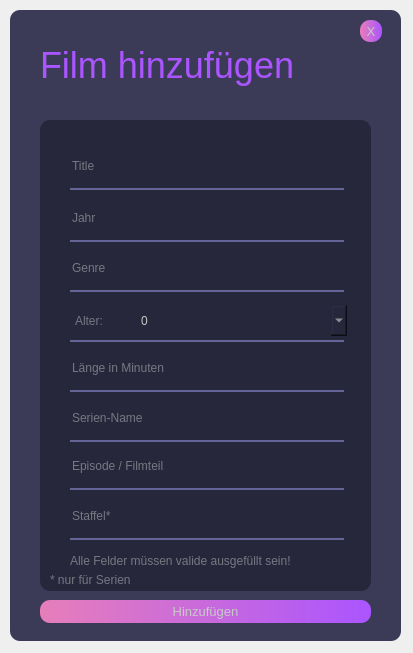
<?xml version="1.0" encoding="UTF-8"?>
<ui version="4.0">
 <class>AddFilm</class>
 <widget class="QWidget" name="AddFilm">
  <property name="geometry">
   <rect>
    <x>0</x>
    <y>0</y>
    <width>413</width>
    <height>653</height>
   </rect>
  </property>
  <property name="windowTitle">
   <string>Form</string>
  </property>
  <widget class="QFrame" name="frame_3">
   <property name="geometry">
    <rect>
     <x>10</x>
     <y>10</y>
     <width>391</width>
     <height>631</height>
    </rect>
   </property>
   <property name="styleSheet">
    <string notr="true">background-color: rgb(59, 59, 88);
border-radius:10px;
</string>
   </property>
   <property name="frameShape">
    <enum>QFrame::StyledPanel</enum>
   </property>
   <property name="frameShadow">
    <enum>QFrame::Raised</enum>
   </property>
   <widget class="QLabel" name="label_2">
    <property name="geometry">
     <rect>
      <x>30</x>
      <y>30</y>
      <width>351</width>
      <height>51</height>
     </rect>
    </property>
    <property name="font">
     <font>
      <family>Segoe UI</family>
      <pointsize>27</pointsize>
      <weight>50</weight>
      <bold>false</bold>
     </font>
    </property>
    <property name="styleSheet">
     <string notr="true">color: qlineargradient(spread:pad, x1:0, y1:0.460227, x2:1, y2:0.46, stop:0 rgba(231, 126, 186, 255), stop:1 rgba(170, 85, 255, 255));</string>
    </property>
    <property name="text">
     <string>Film hinzufügen</string>
    </property>
    <property name="alignment">
     <set>Qt::AlignLeading|Qt::AlignLeft|Qt::AlignVCenter</set>
    </property>
   </widget>
   <widget class="QPushButton" name="exit">
    <property name="geometry">
     <rect>
      <x>350</x>
      <y>10</y>
      <width>22</width>
      <height>22</height>
     </rect>
    </property>
    <property name="font">
     <font>
      <family>Segoe UI</family>
      <pointsize>10</pointsize>
      <weight>50</weight>
      <italic>false</italic>
      <bold>false</bold>
     </font>
    </property>
    <property name="styleSheet">
     <string notr="true">QPushButton#exit{
background-color: qlineargradient(spread:pad, x1:0, y1:0.460227, x2:1, y2:0.46, stop:0 rgba(231, 126, 186, 255), stop:1 rgba(170, 85, 255, 255));
border-radius:10px;
font: 10pt &quot;Segoe UI&quot;;
color:rgb(200, 200, 200);
}
QPushButton#exit:hover {
	font:  75 12pt &quot;Segoe UI&quot;;
	color: rgb(255, 255, 255);
}

QPushButton#exit:pressed{
	
	color: rgb(59, 59, 88);
}</string>
    </property>
    <property name="text">
     <string>X</string>
    </property>
   </widget>
   <widget class="QFrame" name="frame_9">
    <property name="geometry">
     <rect>
      <x>30</x>
      <y>110</y>
      <width>331</width>
      <height>471</height>
     </rect>
    </property>
    <property name="styleSheet">
     <string notr="true">background-color: rgb(39, 39, 60);</string>
    </property>
    <property name="frameShape">
     <enum>QFrame::StyledPanel</enum>
    </property>
    <property name="frameShadow">
     <enum>QFrame::Raised</enum>
    </property>
    <widget class="QFrame" name="frame_2">
     <property name="geometry">
      <rect>
       <x>30</x>
       <y>68</y>
       <width>274</width>
       <height>2</height>
      </rect>
     </property>
     <property name="styleSheet">
      <string notr="true">background-color: rgb(100, 100, 150);</string>
     </property>
     <property name="frameShape">
      <enum>QFrame::StyledPanel</enum>
     </property>
     <property name="frameShadow">
      <enum>QFrame::Raised</enum>
     </property>
    </widget>
    <widget class="QLineEdit" name="title">
     <property name="geometry">
      <rect>
       <x>30</x>
       <y>30</y>
       <width>274</width>
       <height>31</height>
      </rect>
     </property>
     <property name="styleSheet">
      <string notr="true">font: 15pt &quot;Segoe UI&quot;;
color:rgb(200, 200, 200);</string>
     </property>
     <property name="placeholderText">
      <string>Title</string>
     </property>
    </widget>
    <widget class="QLineEdit" name="release">
     <property name="geometry">
      <rect>
       <x>30</x>
       <y>82</y>
       <width>274</width>
       <height>31</height>
      </rect>
     </property>
     <property name="styleSheet">
      <string notr="true">font: 15pt &quot;Segoe UI&quot;;
color:rgb(200, 200, 200);</string>
     </property>
     <property name="placeholderText">
      <string>Jahr</string>
     </property>
    </widget>
    <widget class="QFrame" name="frame_4">
     <property name="geometry">
      <rect>
       <x>30</x>
       <y>120</y>
       <width>274</width>
       <height>2</height>
      </rect>
     </property>
     <property name="styleSheet">
      <string notr="true">background-color: rgb(100, 100, 150);</string>
     </property>
     <property name="frameShape">
      <enum>QFrame::StyledPanel</enum>
     </property>
     <property name="frameShadow">
      <enum>QFrame::Raised</enum>
     </property>
    </widget>
    <widget class="QLineEdit" name="genre">
     <property name="geometry">
      <rect>
       <x>30</x>
       <y>132</y>
       <width>274</width>
       <height>31</height>
      </rect>
     </property>
     <property name="styleSheet">
      <string notr="true">font: 15pt &quot;Segoe UI&quot;;
color:rgb(200, 200, 200);</string>
     </property>
     <property name="placeholderText">
      <string>Genre</string>
     </property>
    </widget>
    <widget class="QFrame" name="frame_5">
     <property name="geometry">
      <rect>
       <x>30</x>
       <y>170</y>
       <width>274</width>
       <height>2</height>
      </rect>
     </property>
     <property name="styleSheet">
      <string notr="true">background-color: rgb(100, 100, 150);</string>
     </property>
     <property name="frameShape">
      <enum>QFrame::StyledPanel</enum>
     </property>
     <property name="frameShadow">
      <enum>QFrame::Raised</enum>
     </property>
    </widget>
    <widget class="QComboBox" name="age">
     <property name="geometry">
      <rect>
       <x>96</x>
       <y>185</y>
       <width>211</width>
       <height>31</height>
      </rect>
     </property>
     <property name="styleSheet">
      <string notr="true">font: 15pt &quot;Segoe UI&quot;;
color:rgb(200, 200, 200);</string>
     </property>
     <property name="currentText">
      <string>0</string>
     </property>
     <item>
      <property name="text">
       <string>0</string>
      </property>
     </item>
     <item>
      <property name="text">
       <string>6</string>
      </property>
     </item>
     <item>
      <property name="text">
       <string>12</string>
      </property>
     </item>
     <item>
      <property name="text">
       <string>16</string>
      </property>
     </item>
     <item>
      <property name="text">
       <string>18</string>
      </property>
     </item>
    </widget>
    <widget class="QFrame" name="frame_6">
     <property name="geometry">
      <rect>
       <x>30</x>
       <y>220</y>
       <width>274</width>
       <height>2</height>
      </rect>
     </property>
     <property name="styleSheet">
      <string notr="true">background-color: rgb(100, 100, 150);</string>
     </property>
     <property name="frameShape">
      <enum>QFrame::StyledPanel</enum>
     </property>
     <property name="frameShadow">
      <enum>QFrame::Raised</enum>
     </property>
    </widget>
    <widget class="QLineEdit" name="duration">
     <property name="geometry">
      <rect>
       <x>30</x>
       <y>232</y>
       <width>274</width>
       <height>31</height>
      </rect>
     </property>
     <property name="styleSheet">
      <string notr="true">font: 15pt &quot;Segoe UI&quot;;
color:rgb(200, 200, 200);</string>
     </property>
     <property name="frame">
      <bool>true</bool>
     </property>
     <property name="placeholderText">
      <string>Länge in Minuten</string>
     </property>
    </widget>
    <widget class="QFrame" name="frame_7">
     <property name="geometry">
      <rect>
       <x>30</x>
       <y>270</y>
       <width>274</width>
       <height>2</height>
      </rect>
     </property>
     <property name="styleSheet">
      <string notr="true">background-color: rgb(100, 100, 150);</string>
     </property>
     <property name="frameShape">
      <enum>QFrame::StyledPanel</enum>
     </property>
     <property name="frameShadow">
      <enum>QFrame::Raised</enum>
     </property>
    </widget>
    <widget class="QLineEdit" name="seriesName">
     <property name="geometry">
      <rect>
       <x>30</x>
       <y>282</y>
       <width>274</width>
       <height>31</height>
      </rect>
     </property>
     <property name="styleSheet">
      <string notr="true">font: 15pt &quot;Segoe UI&quot;;
color:rgb(200, 200, 200);</string>
     </property>
     <property name="text">
      <string/>
     </property>
     <property name="placeholderText">
      <string>Serien-Name</string>
     </property>
    </widget>
    <widget class="QFrame" name="frame_8">
     <property name="geometry">
      <rect>
       <x>30</x>
       <y>320</y>
       <width>274</width>
       <height>2</height>
      </rect>
     </property>
     <property name="styleSheet">
      <string notr="true">background-color: rgb(100, 100, 150);</string>
     </property>
     <property name="frameShape">
      <enum>QFrame::StyledPanel</enum>
     </property>
     <property name="frameShadow">
      <enum>QFrame::Raised</enum>
     </property>
    </widget>
    <widget class="QLineEdit" name="episode">
     <property name="geometry">
      <rect>
       <x>30</x>
       <y>330</y>
       <width>274</width>
       <height>31</height>
      </rect>
     </property>
     <property name="styleSheet">
      <string notr="true">font: 15pt &quot;Segoe UI&quot;;
color:rgb(200, 200, 200);</string>
     </property>
     <property name="text">
      <string/>
     </property>
     <property name="placeholderText">
      <string>Episode / Filmteil</string>
     </property>
    </widget>
    <widget class="QFrame" name="frame_10">
     <property name="geometry">
      <rect>
       <x>30</x>
       <y>368</y>
       <width>274</width>
       <height>2</height>
      </rect>
     </property>
     <property name="styleSheet">
      <string notr="true">background-color: rgb(100, 100, 150);</string>
     </property>
     <property name="frameShape">
      <enum>QFrame::StyledPanel</enum>
     </property>
     <property name="frameShadow">
      <enum>QFrame::Raised</enum>
     </property>
    </widget>
    <widget class="QLabel" name="label">
     <property name="geometry">
      <rect>
       <x>35</x>
       <y>185</y>
       <width>61</width>
       <height>31</height>
      </rect>
     </property>
     <property name="styleSheet">
      <string notr="true">font: 15pt &quot;Segoe UI&quot;;
color: rgb(119, 119, 130);</string>
     </property>
     <property name="text">
      <string>Alter:</string>
     </property>
    </widget>
    <widget class="QFrame" name="frame_11">
     <property name="geometry">
      <rect>
       <x>30</x>
       <y>418</y>
       <width>274</width>
       <height>2</height>
      </rect>
     </property>
     <property name="styleSheet">
      <string notr="true">background-color: rgb(100, 100, 150);</string>
     </property>
     <property name="frameShape">
      <enum>QFrame::StyledPanel</enum>
     </property>
     <property name="frameShadow">
      <enum>QFrame::Raised</enum>
     </property>
    </widget>
    <widget class="QLineEdit" name="season">
     <property name="geometry">
      <rect>
       <x>30</x>
       <y>380</y>
       <width>274</width>
       <height>31</height>
      </rect>
     </property>
     <property name="styleSheet">
      <string notr="true">font: 15pt &quot;Segoe UI&quot;;
color:rgb(200, 200, 200);</string>
     </property>
     <property name="text">
      <string/>
     </property>
     <property name="placeholderText">
      <string>Staffel*</string>
     </property>
    </widget>
    <widget class="QLabel" name="label_3">
     <property name="geometry">
      <rect>
       <x>10</x>
       <y>450</y>
       <width>274</width>
       <height>20</height>
      </rect>
     </property>
     <property name="styleSheet">
      <string notr="true">font: 9pt &quot;Segoe UI&quot;;
color: rgb(119, 119, 130);</string>
     </property>
     <property name="text">
      <string>* nur für Serien</string>
     </property>
    </widget>
    <widget class="QLabel" name="label_4">
     <property name="geometry">
      <rect>
       <x>30</x>
       <y>430</y>
       <width>291</width>
       <height>21</height>
      </rect>
     </property>
     <property name="styleSheet">
      <string notr="true">font: 10pt &quot;Segoe UI&quot;;
color: rgb(119, 119, 130);</string>
     </property>
     <property name="text">
      <string>Alle Felder müssen valide ausgefüllt sein!</string>
     </property>
    </widget>
   </widget>
   <widget class="QPushButton" name="addButton">
    <property name="geometry">
     <rect>
      <x>30</x>
      <y>590</y>
      <width>331</width>
      <height>23</height>
     </rect>
    </property>
    <property name="font">
     <font>
      <family>Segoe UI</family>
      <pointsize>10</pointsize>
      <weight>50</weight>
      <italic>false</italic>
      <bold>false</bold>
     </font>
    </property>
    <property name="styleSheet">
     <string notr="true">QPushButton#addButton{
background-color: qlineargradient(spread:pad, x1:0, y1:0.460227, x2:1, y2:0.46, stop:0 rgba(231, 126, 186, 255), stop:1 rgba(170, 85, 255, 255));
border-radius:10px;
font: 10pt &quot;Segoe UI&quot;;
color:rgb(200, 200, 200);
}
QPushButton#addButton:hover {
	font:  75 12pt &quot;Segoe UI&quot;;
	color: rgb(255, 255, 255);
}

QPushButton#addButton:pressed{
	
	color: rgb(59, 59, 88);
}</string>
    </property>
    <property name="text">
     <string>Hinzufügen</string>
    </property>
   </widget>
  </widget>
 </widget>
 <resources/>
 <connections/>
</ui>
